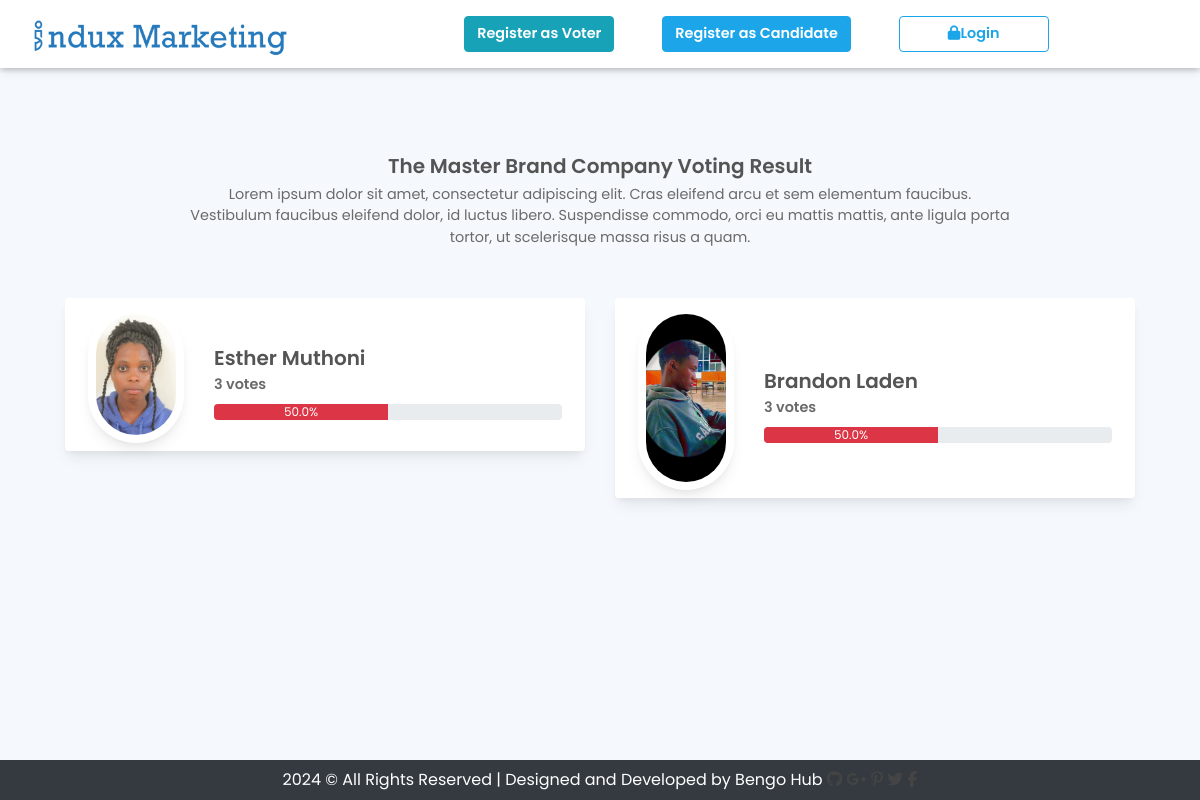
Page /result/ on the committed database.
### Accounts/models.py (models this page shows, shortened)
class Candidate(models.Model):
    user = models.ForeignKey(User, on_delete = models.CASCADE)
    post = models.ForeignKey("Post", on_delete=models.CASCADE, related_name="candidates")
    background_info = models.TextField()
    manifesto = models.TextField()
    photo = models.ImageField(upload_to = "Candidate/photo", null=True, blank=True)
    votes = models.ManyToManyField("Vote", blank=True)
    def display_photo(self):
        return self.photo.url if self.photo else '/static/assets/images/default.png'

### polls/views.py (the view)
# urls.py: path('result/', result, name='result'),
def result(request):
    candidates = Candidate.objects.all()
    candidates_with_percentage = []
    total_votes = Vote.objects.count()
    for candidate in candidates:
        candidate_votes = Vote.objects.filter(the_candidate=candidate).count()
        percentage_of_votes = round((candidate_votes / total_votes) * 100 ,2)if total_votes > 0 else 0
        candidates_with_percentage.append({
            'candidate': candidate,
            'votes': candidate_votes,
            'percentage_of_votes': percentage_of_votes,
        })
    context = {
        'candidates_with_percentage': candidates_with_percentage,
    }
    return render(request, 'polls/result.html', context=context)

### polls/templates/polls/result.html (shortened to what this page needs)
{% extends 'core/base.html' %}
{% block content %}
    <div class="container py-5 big-padding">
        <div class="row section-title">
            <h2 class="fs-5 text-center">The Master Brand Company Voting Result</h2>
                <p>Lorem ipsum dolor sit amet, consectetur adipiscing elit. Cras eleifend arcu et sem elementum faucibus. Vestibulum faucibus eleifend dolor, id luctus libero. Suspendisse commodo, orci eu mattis mattis, ante ligula porta tortor, ut scelerisque massa risus a quam.</p>
        </div>
        <div class="row mb-5">
        {% for candidate_info in candidates_with_percentage %}
            <div class="col-md-6 mb-4">
                <div class="row shado-md p-2 m-0 rounded shadow-md bg-white">
                    <div class="col-md-3">
                        <img class="rounded-pill shadow-md p-2" src="{{ candidate_info.candidate.display_photo }}" alt="{{ candidate_info.candidate.full_name }}">
                    </div>
                    <div class="col-md-9 align-self-center">
                        <h4 class="mt-3 fs-5 mb-1 fw-bold">{{  candidate_info.candidate.user.first_name }} {{candidate_info.candidate.user.last_name}}</h4>
                        {% if candidate_info.votes == 1 %}
                        <p class="fs-8 mb-2 fw-bold">{{ candidate_info.votes }} vote</p>
                        {% else %}
                        <p class="fs-8 mb-2 fw-bold">{{ candidate_info.votes }} votes</p>
                        {% endif %}
                        <div class="progress">
                            <div class="progress-bar bg-danger" role="progressbar" aria-label="Example with label" style="width: {{ candidate_info.percentage_of_votes }}%;" aria-valuenow="{{candidate_info.percentage_of_votes}}%;" aria-valuemin="0" aria-valuemax="100">{{candidate_info.percentage_of_votes}}%</div>
                        </div>
                    </div>
                </div>
            </div>
        {% endfor %}
        </div>
    </div>
{% endblock content %}

### static/assets/css/style.css (style rules this page uses)
* { margin: 0px; padding: 0px; list-style: none; }
img { max-width: 100%; }
html, body { height: 100%; font-family: "Poppins"; }
p { margin-bottom: 0px; width: 100%; }
::placeholder { color: #747f8a !important; font-size: 13px; opacity: 0.5 !important; }
h1, h2, h3, h4, h5, h6 { color: #545454; }
body { background-color: #f5f8fc !important; -webkit-font-smoothing: antialiased; -moz-osx-font-smoothing: grayscale; text-rendering: optimizeLegibility; color: #6A6A6A; overflow-x: hidden; }
.section-title { padding: 30px; margin: 0px; margin-bottom: 20px; }
.section-title h2 { width: 100%; text-align: center; font-weight: 600; margin-bottom: 0px; }
.section-title p { max-width: 850px; text-align: center; float: none; margin: auto; font-size: 0.9rem; margin-top: 6px; }
.container { max-width: 1170px; }
.big-padding { padding: 50px; }
.shadow-md { box-shadow: 0 10px 15px -3px rgba(0, 0, 0, 0.07), 0 4px 6px -2px rgba(0, 0, 0, 0.05); }
.fs-8 { font-size: 0.9rem; }
.fw-bold { font-weight: 600 !important; }

### rows in the picture
Candidate: candidate.display_photo (picture), candidate.user.first_name "Esther", candidate.user.last_name "Muthoni", votes "3", percentage_of_votes "50.0"
Candidate: candidate.display_photo (picture), candidate.user.first_name "Brandon", candidate.user.last_name "Laden", votes "3", percentage_of_votes "50.0"
